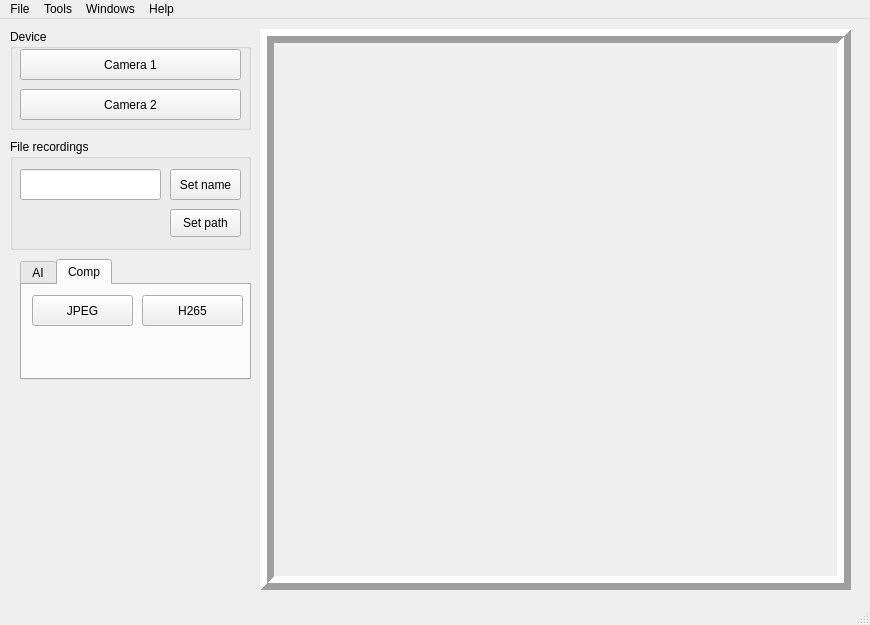
<?xml version="1.0" encoding="UTF-8"?>
<ui version="4.0">
 <class>MainWindow</class>
 <widget class="QMainWindow" name="MainWindow">
  <property name="geometry">
   <rect>
    <x>0</x>
    <y>0</y>
    <width>870</width>
    <height>625</height>
   </rect>
  </property>
  <property name="windowTitle">
   <string>My cameras</string>
  </property>
  <widget class="QWidget" name="centralwidget">
   <widget class="QGroupBox" name="groupBox">
    <property name="geometry">
     <rect>
      <x>10</x>
      <y>10</y>
      <width>241</width>
      <height>101</height>
     </rect>
    </property>
    <property name="title">
     <string>Device</string>
    </property>
    <widget class="QPushButton" name="Button_camera1">
     <property name="geometry">
      <rect>
       <x>10</x>
       <y>20</y>
       <width>221</width>
       <height>31</height>
      </rect>
     </property>
     <property name="text">
      <string>Camera 1</string>
     </property>
    </widget>
    <widget class="QPushButton" name="Button_camera2">
     <property name="geometry">
      <rect>
       <x>10</x>
       <y>60</y>
       <width>221</width>
       <height>31</height>
      </rect>
     </property>
     <property name="text">
      <string>Camera 2</string>
     </property>
    </widget>
   </widget>
   <widget class="QGroupBox" name="groupBox_2">
    <property name="geometry">
     <rect>
      <x>10</x>
      <y>120</y>
      <width>241</width>
      <height>111</height>
     </rect>
    </property>
    <property name="title">
     <string>File recordings</string>
    </property>
    <widget class="QLabel" name="Label_savepath">
     <property name="geometry">
      <rect>
       <x>10</x>
       <y>70</y>
       <width>141</width>
       <height>21</height>
      </rect>
     </property>
     <property name="text">
      <string/>
     </property>
    </widget>
    <widget class="QLineEdit" name="Edit_filename">
     <property name="geometry">
      <rect>
       <x>10</x>
       <y>30</y>
       <width>141</width>
       <height>31</height>
      </rect>
     </property>
     <property name="text">
      <string/>
     </property>
    </widget>
    <widget class="QPushButton" name="Button_filename">
     <property name="geometry">
      <rect>
       <x>160</x>
       <y>30</y>
       <width>71</width>
       <height>31</height>
      </rect>
     </property>
     <property name="text">
      <string>Set name</string>
     </property>
    </widget>
    <widget class="QPushButton" name="Button_savepath">
     <property name="geometry">
      <rect>
       <x>160</x>
       <y>70</y>
       <width>71</width>
       <height>28</height>
      </rect>
     </property>
     <property name="text">
      <string>Set path</string>
     </property>
    </widget>
   </widget>
   <widget class="QTabWidget" name="tabWidget">
    <property name="geometry">
     <rect>
      <x>20</x>
      <y>240</y>
      <width>231</width>
      <height>121</height>
     </rect>
    </property>
    <property name="currentIndex">
     <number>1</number>
    </property>
    <widget class="QWidget" name="tab">
     <attribute name="title">
      <string>AI</string>
     </attribute>
     <widget class="QPushButton" name="Button_recording">
      <property name="geometry">
       <rect>
        <x>10</x>
        <y>10</y>
        <width>101</width>
        <height>31</height>
       </rect>
      </property>
      <property name="text">
       <string>Person</string>
      </property>
     </widget>
     <widget class="QPushButton" name="Button_endrecording">
      <property name="geometry">
       <rect>
        <x>120</x>
        <y>10</y>
        <width>101</width>
        <height>31</height>
       </rect>
      </property>
      <property name="text">
       <string/>
      </property>
     </widget>
     <widget class="QLabel" name="Label_mrecordingtime">
      <property name="geometry">
       <rect>
        <x>10</x>
        <y>50</y>
        <width>211</width>
        <height>21</height>
       </rect>
      </property>
      <property name="text">
       <string/>
      </property>
     </widget>
    </widget>
    <widget class="QWidget" name="tab_2">
     <attribute name="title">
      <string>Comp</string>
     </attribute>
     <widget class="QPushButton" name="Button_trigger">
      <property name="geometry">
       <rect>
        <x>10</x>
        <y>10</y>
        <width>101</width>
        <height>31</height>
       </rect>
      </property>
      <property name="text">
       <string>JPEG</string>
      </property>
     </widget>
     <widget class="QPushButton" name="Button_canceltrigger">
      <property name="geometry">
       <rect>
        <x>120</x>
        <y>10</y>
        <width>101</width>
        <height>31</height>
       </rect>
      </property>
      <property name="text">
       <string>H265</string>
      </property>
     </widget>
     <widget class="QLabel" name="Label_trecordingtime">
      <property name="geometry">
       <rect>
        <x>10</x>
        <y>50</y>
        <width>211</width>
        <height>21</height>
       </rect>
      </property>
      <property name="text">
       <string/>
      </property>
     </widget>
    </widget>
   </widget>
   <widget class="QLabel" name="video1">
    <property name="geometry">
     <rect>
      <x>260</x>
      <y>10</y>
      <width>591</width>
      <height>561</height>
     </rect>
    </property>
    <property name="frameShape">
     <enum>QFrame::Box</enum>
    </property>
    <property name="frameShadow">
     <enum>QFrame::Raised</enum>
    </property>
    <property name="lineWidth">
     <number>7</number>
    </property>
    <property name="text">
     <string/>
    </property>
   </widget>
  </widget>
  <widget class="QMenuBar" name="menubar">
   <property name="geometry">
    <rect>
     <x>0</x>
     <y>0</y>
     <width>870</width>
     <height>22</height>
    </rect>
   </property>
   <widget class="QMenu" name="menuFile">
    <property name="title">
     <string>File</string>
    </property>
   </widget>
   <widget class="QMenu" name="menuTools">
    <property name="title">
     <string>Tools</string>
    </property>
   </widget>
   <widget class="QMenu" name="menuWindows">
    <property name="title">
     <string>Windows</string>
    </property>
   </widget>
   <widget class="QMenu" name="menuHelp">
    <property name="title">
     <string>Help</string>
    </property>
   </widget>
   <addaction name="menuFile"/>
   <addaction name="menuTools"/>
   <addaction name="menuWindows"/>
   <addaction name="menuHelp"/>
  </widget>
  <widget class="QStatusBar" name="statusbar"/>
 </widget>
 <resources/>
 <connections/>
</ui>
